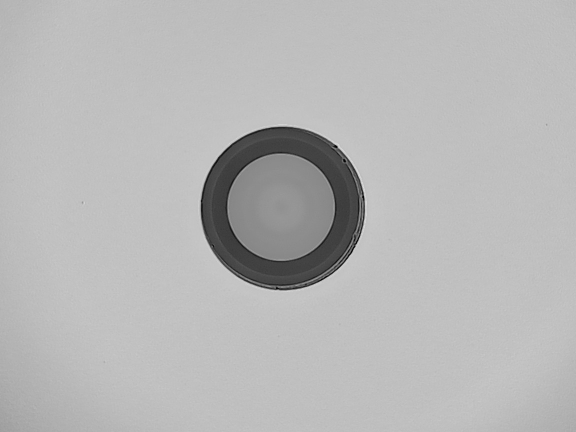
#> input picture current-process/old_version/image_batch/ima18.jpg, 1152 x 864 px (shown at 1/2 size)
$ python kaleidoscope.py ../../../../current-process/old_version/image_batch/ima18.jpg
#> lines starting #> are read from the running program, lines starting #| are printed output that depends on the picture
#> further down, img is the input picture: shape (864, 1152, 3); min 0, max 239, mean 182.7
#!/usr/bin/env python3
"""
Kaleidoscope Effect
Category: effects
"""
import cv2
import numpy as np


def process_image(image: np.ndarray) -> np.ndarray:
    """
    Kaleidoscope Effect

    Args:
        image: Input image (grayscale or color)

    Returns:
        Processed image
    """
    result = image.copy()

    # Create kaleidoscope effect
    h, w = result.shape[:2]
#> h = 864; w = 1152
    center = (w // 2, h // 2)
#> center = (576, 432)
    # Get quadrant
    quadrant = result[:h//2, :w//2]
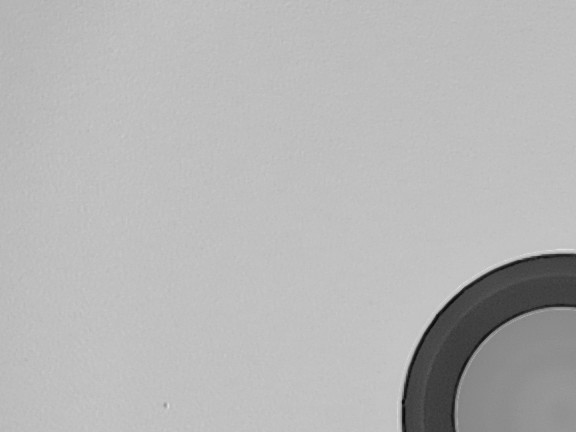
#> quadrant: shape (432, 576, 3); min 7, max 226, mean 181.7
    # Create mirrored sections
    result[:h//2, :w//2] = quadrant
    result[:h//2, w//2:] = cv2.flip(quadrant, 1)
    result[h//2:, :w//2] = cv2.flip(quadrant, 0)
    result[h//2:, w//2:] = cv2.flip(quadrant, -1)
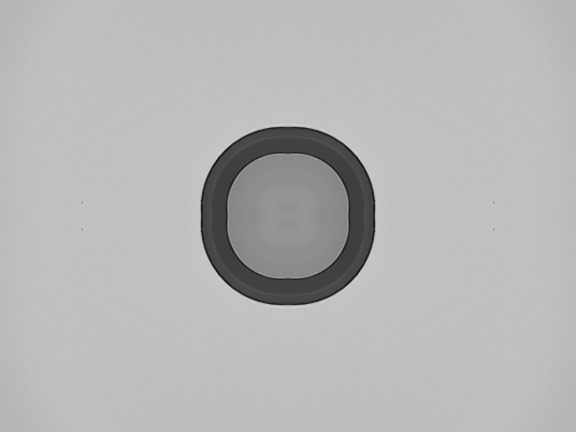
#> result: shape (864, 1152, 3) (shown at 1/2 size); min 7, max 226, mean 181.7

    return result

if __name__ == "__main__":
    import sys
    if len(sys.argv) > 1:
        img = cv2.imread(sys.argv[1], cv2.IMREAD_UNCHANGED)
        if img is not None:
            result = process_image(img)
            cv2.imwrite(f"kaleidoscope_output.png", result)
            print(f"Saved to kaleidoscope_output.png")
        else:
            print("Failed to load image")
    else:
        print(f"Usage: python kaleidoscope.py <image_path>")

$ run again, on current-process/old_version/image_batch/img35.jpg
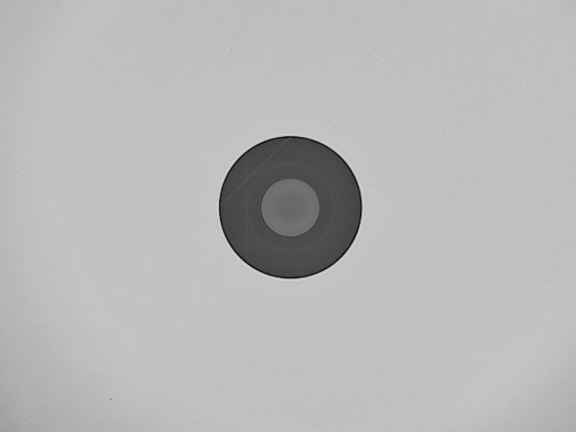
#> input picture current-process/old_version/image_batch/img35.jpg, 1152 x 864 px (shown at 1/2 size)
#> img is the input picture: shape (864, 1152, 3); min 7, max 238, mean 183.8
#> in process_image, `quadrant = result[:h//2, :w//2]`:
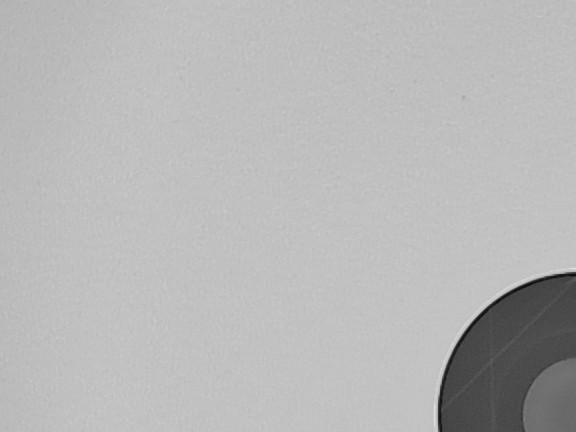
#> quadrant: shape (432, 576, 3); min 7, max 227, mean 183.3
